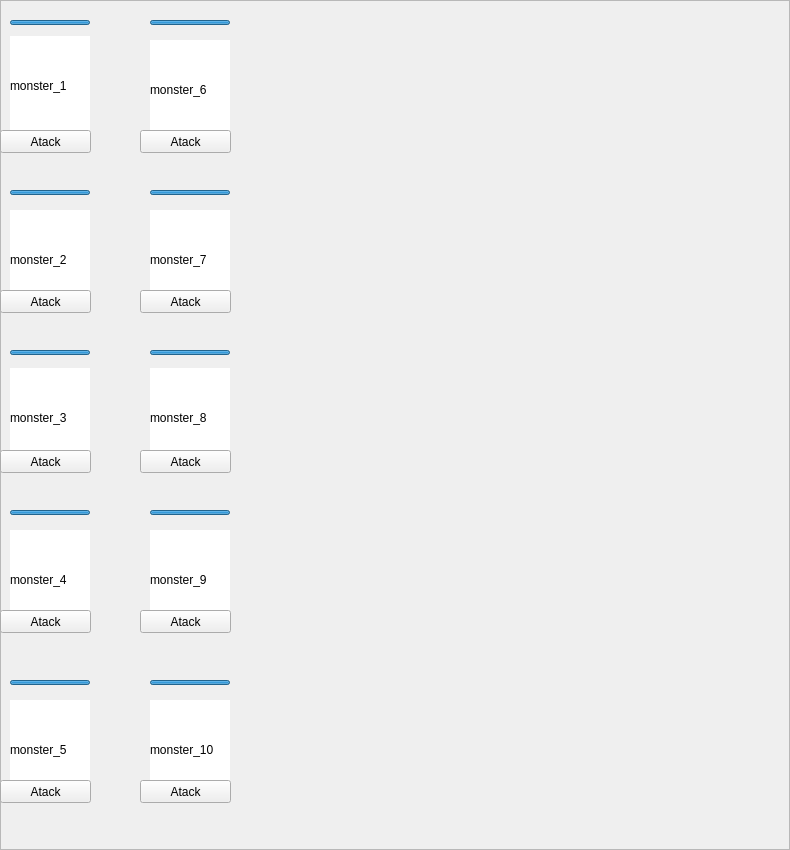
                   <widget class="QFrame" name="frame_2">
                    <property name="geometry">
                     <rect>
                      <x>0</x>
                      <y>0</y>
                      <width>790</width>
                      <height>850</height>
                     </rect>
                    </property>
                    <property name="minimumSize">
                     <size>
                      <width>790</width>
                      <height>850</height>
                     </size>
                    </property>
                    <property name="styleSheet">
                     <string notr="true"/>
                    </property>
                    <property name="frameShape">
                     <enum>QFrame::StyledPanel</enum>
                    </property>
                    <property name="frameShadow">
                     <enum>QFrame::Raised</enum>
                    </property>
                    <widget class="QLabel" name="Monster_1_QLabel">
                     <property name="geometry">
                      <rect>
                       <x>10</x>
                       <y>36</y>
                       <width>80</width>
                       <height>100</height>
                      </rect>
                     </property>
                     <property name="minimumSize">
                      <size>
                       <width>80</width>
                       <height>100</height>
                      </size>
                     </property>
                     <property name="maximumSize">
                      <size>
                       <width>80</width>
                       <height>100</height>
                      </size>
                     </property>
                     <property name="styleSheet">
                      <string notr="true">background-color: rgb(255, 255, 255);</string>
                     </property>
                     <property name="text">
                      <string>monster_1</string>
                     </property>
                    </widget>
                    <widget class="QLabel" name="Monster_2_QLabel">
                     <property name="geometry">
                      <rect>
                       <x>10</x>
                       <y>210</y>
                       <width>80</width>
                       <height>100</height>
                      </rect>
                     </property>
                     <property name="minimumSize">
                      <size>
                       <width>80</width>
                       <height>100</height>
                      </size>
                     </property>
                     <property name="maximumSize">
                      <size>
                       <width>80</width>
                       <height>100</height>
                      </size>
                     </property>
                     <property name="styleSheet">
                      <string notr="true">background-color: rgb(255, 255, 255);</string>
                     </property>
                     <property name="text">
                      <string>monster_2</string>
                     </property>
                    </widget>
                    <widget class="QLabel" name="Monster_3_QLabel">
                     <property name="geometry">
                      <rect>
                       <x>10</x>
                       <y>368</y>
                       <width>80</width>
                       <height>100</height>
                      </rect>
                     </property>
                     <property name="minimumSize">
                      <size>
                       <width>80</width>
                       <height>100</height>
                      </size>
                     </property>
                     <property name="maximumSize">
                      <size>
                       <width>80</width>
                       <height>100</height>
                      </size>
                     </property>
                     <property name="styleSheet">
                      <string notr="true">background-color: rgb(255, 255, 255);</string>
                     </property>
                     <property name="text">
                      <string>monster_3</string>
                     </property>
                    </widget>
                    <widget class="QLabel" name="Monster_4_QLabel">
                     <property name="geometry">
                      <rect>
                       <x>10</x>
                       <y>530</y>
                       <width>80</width>
                       <height>100</height>
                      </rect>
                     </property>
                     <property name="minimumSize">
                      <size>
                       <width>80</width>
                       <height>100</height>
                      </size>
                     </property>
                     <property name="maximumSize">
                      <size>
                       <width>80</width>
                       <height>100</height>
                      </size>
                     </property>
                     <property name="styleSheet">
                      <string notr="true">background-color: rgb(255, 255, 255);</string>
                     </property>
                     <property name="text">
                      <string>monster_4</string>
                     </property>
                    </widget>
                    <widget class="QLabel" name="Monster_5_QLabel">
                     <property name="geometry">
                      <rect>
                       <x>10</x>
                       <y>700</y>
                       <width>80</width>
                       <height>100</height>
                      </rect>
                     </property>
                     <property name="minimumSize">
                      <size>
                       <width>80</width>
                       <height>100</height>
                      </size>
                     </property>
                     <property name="maximumSize">
                      <size>
                       <width>80</width>
                       <height>100</height>
                      </size>
                     </property>
                     <property name="styleSheet">
                      <string notr="true">background-color: rgb(255, 255, 255);</string>
                     </property>
                     <property name="text">
                      <string>monster_5</string>
                     </property>
                    </widget>
                    <widget class="QLabel" name="Monster_10_QLabel">
                     <property name="geometry">
                      <rect>
                       <x>150</x>
                       <y>700</y>
                       <width>80</width>
                       <height>100</height>
                      </rect>
                     </property>
                     <property name="minimumSize">
                      <size>
                       <width>80</width>
                       <height>100</height>
                      </size>
                     </property>
                     <property name="maximumSize">
                      <size>
                       <width>80</width>
                       <height>100</height>
                      </size>
                     </property>
                     <property name="styleSheet">
                      <string notr="true">background-color: rgb(255, 255, 255);</string>
                     </property>
                     <property name="text">
                      <string>monster_10</string>
                     </property>
                    </widget>
                    <widget class="QLabel" name="Monster_9_QLabel">
                     <property name="geometry">
                      <rect>
                       <x>150</x>
                       <y>530</y>
                       <width>80</width>
                       <height>100</height>
                      </rect>
                     </property>
                     <property name="minimumSize">
                      <size>
                       <width>80</width>
                       <height>100</height>
                      </size>
                     </property>
                     <property name="maximumSize">
                      <size>
                       <width>80</width>
                       <height>100</height>
                      </size>
                     </property>
                     <property name="styleSheet">
                      <string notr="true">background-color: rgb(255, 255, 255);</string>
                     </property>
                     <property name="text">
                      <string>monster_9</string>
                     </property>
                    </widget>
                    <widget class="QLabel" name="Monster_8_QLabel">
                     <property name="geometry">
                      <rect>
                       <x>150</x>
                       <y>368</y>
                       <width>80</width>
                       <height>100</height>
                      </rect>
                     </property>
                     <property name="minimumSize">
                      <size>
                       <width>80</width>
                       <height>100</height>
                      </size>
                     </property>
                     <property name="maximumSize">
                      <size>
                       <width>80</width>
                       <height>100</height>
                      </size>
                     </property>
                     <property name="styleSheet">
                      <string notr="true">background-color: rgb(255, 255, 255);</string>
                     </property>
                     <property name="text">
                      <string>monster_8</string>
                     </property>
                    </widget>
                    <widget class="QLabel" name="Monster_7_QLabel">
                     <property name="geometry">
                      <rect>
                       <x>150</x>
                       <y>210</y>
                       <width>80</width>
                       <height>100</height>
                      </rect>
                     </property>
                     <property name="minimumSize">
                      <size>
                       <width>80</width>
                       <height>100</height>
                      </size>
                     </property>
                     <property name="maximumSize">
                      <size>
                       <width>80</width>
                       <height>100</height>
                      </size>
                     </property>
                     <property name="styleSheet">
                      <string notr="true">background-color: rgb(255, 255, 255);</string>
                     </property>
                     <property name="text">
                      <string>monster_7</string>
                     </property>
                    </widget>
                    <widget class="QLabel" name="Monster_6_QLabel">
                     <property name="geometry">
                      <rect>
                       <x>150</x>
                       <y>40</y>
                       <width>80</width>
                       <height>100</height>
                      </rect>
                     </property>
                     <property name="minimumSize">
                      <size>
                       <width>80</width>
                       <height>100</height>
                      </size>
                     </property>
                     <property name="maximumSize">
                      <size>
                       <width>80</width>
                       <height>100</height>
                      </size>
                     </property>
                     <property name="styleSheet">
                      <string notr="true">background-color: rgb(255, 255, 255);</string>
                     </property>
                     <property name="text">
                      <string>monster_6</string>
                     </property>
                    </widget>
                    <widget class="QPushButton" name="Monster_1_QButton">
                     <property name="geometry">
                      <rect>
                       <x>0</x>
                       <y>130</y>
                       <width>91</width>
                       <height>23</height>
                      </rect>
                     </property>
                     <property name="text">
                      <string>Atack</string>
                     </property>
                    </widget>
                    <widget class="QPushButton" name="Monster_6_QButton">
                     <property name="geometry">
                      <rect>
                       <x>140</x>
                       <y>130</y>
                       <width>91</width>
                       <height>23</height>
                      </rect>
                     </property>
                     <property name="text">
                      <string>Atack</string>
                     </property>
                     <property name="checkable">
                      <bool>false</bool>
                     </property>
                    </widget>
                    <widget class="QPushButton" name="Monster_7_QButton">
                     <property name="geometry">
                      <rect>
                       <x>140</x>
                       <y>290</y>
                       <width>91</width>
                       <height>23</height>
                      </rect>
                     </property>
                     <property name="text">
                      <string>Atack</string>
                     </property>
                    </widget>
                    <widget class="QPushButton" name="Monster_2_QButton">
                     <property name="geometry">
                      <rect>
                       <x>0</x>
                       <y>290</y>
                       <width>91</width>
                       <height>23</height>
                      </rect>
                     </property>
                     <property name="text">
                      <string>Atack</string>
                     </property>
                    </widget>
                    <widget class="QPushButton" name="Monster_8_QButton">
                     <property name="geometry">
                      <rect>
                       <x>140</x>
                       <y>450</y>
                       <width>91</width>
                       <height>23</height>
                      </rect>
                     </property>
                     <property name="text">
                      <string>Atack</string>
                     </property>
                    </widget>
                    <widget class="QPushButton" name="Monster_3_QButton">
                     <property name="geometry">
                      <rect>
                       <x>0</x>
                       <y>450</y>
                       <width>91</width>
                       <height>23</height>
                      </rect>
                     </property>
                     <property name="text">
                      <string>Atack</string>
                     </property>
                    </widget>
                    <widget class="QPushButton" name="Monster_9_QButton">
                     <property name="geometry">
                      <rect>
                       <x>140</x>
                       <y>610</y>
                       <width>91</width>
                       <height>23</height>
                      </rect>
                     </property>
                     <property name="text">
                      <string>Atack</string>
                     </property>
                    </widget>
                    <widget class="QPushButton" name="Monster_4_QButton">
                     <property name="geometry">
                      <rect>
                       <x>0</x>
                       <y>610</y>
                       <width>91</width>
                       <height>23</height>
                      </rect>
                     </property>
                     <property name="text">
                      <string>Atack</string>
                     </property>
                    </widget>
                    <widget class="QPushButton" name="Monster_10_QButton">
                     <property name="geometry">
                      <rect>
                       <x>140</x>
                       <y>780</y>
                       <width>91</width>
                       <height>23</height>
                      </rect>
                     </property>
                     <property name="text">
                      <string>Atack</string>
                     </property>
                    </widget>
                    <widget class="QPushButton" name="Monster_5_QButton">
                     <property name="geometry">
                      <rect>
                       <x>0</x>
                       <y>780</y>
                       <width>91</width>
                       <height>23</height>
                      </rect>
                     </property>
                     <property name="text">
                      <string>Atack</string>
                     </property>
                    </widget>
                    <widget class="QProgressBar" name="Monster_1_QProgressBar">
                     <property name="geometry">
                      <rect>
                       <x>10</x>
                       <y>20</y>
                       <width>80</width>
                       <height>5</height>
                      </rect>
                     </property>
                     <property name="styleSheet">
                      <string notr="true"/>
                     </property>
                     <property name="value">
                      <number>100</number>
                     </property>
                     <property name="textVisible">
                      <bool>false</bool>
                     </property>
                     <property name="textDirection">
                      <enum>QProgressBar::TopToBottom</enum>
                     </property>
                     <property name="format">
                      <string/>
                     </property>
                    </widget>
                    <widget class="QProgressBar" name="Monster_1_QProgressBar_3">
                     <property name="geometry">
                      <rect>
                       <x>150</x>
                       <y>20</y>
                       <width>80</width>
                       <height>5</height>
                      </rect>
                     </property>
                     <property name="value">
                      <number>100</number>
                     </property>
                     <property name="textVisible">
                      <bool>false</bool>
                     </property>
                     <property name="textDirection">
                      <enum>QProgressBar::TopToBottom</enum>
                     </property>
                     <property name="format">
                      <string/>
                     </property>
                    </widget>
                    <widget class="QProgressBar" name="Monster_1_QProgressBar_4">
                     <property name="geometry">
                      <rect>
                       <x>10</x>
                       <y>190</y>
                       <width>80</width>
                       <height>5</height>
                      </rect>
                     </property>
                     <property name="value">
                      <number>100</number>
                     </property>
                     <property name="textVisible">
                      <bool>false</bool>
                     </property>
                     <property name="textDirection">
                      <enum>QProgressBar::TopToBottom</enum>
                     </property>
                     <property name="format">
                      <string/>
                     </property>
                    </widget>
                    <widget class="QProgressBar" name="Monster_1_QProgressBar_5">
                     <property name="geometry">
                      <rect>
                       <x>150</x>
                       <y>190</y>
                       <width>80</width>
                       <height>5</height>
                      </rect>
                     </property>
                     <property name="value">
                      <number>100</number>
                     </property>
                     <property name="textVisible">
                      <bool>false</bool>
                     </property>
                     <property name="textDirection">
                      <enum>QProgressBar::TopToBottom</enum>
                     </property>
                     <property name="format">
                      <string/>
                     </property>
                    </widget>
                    <widget class="QProgressBar" name="Monster_1_QProgressBar_6">
                     <property name="geometry">
                      <rect>
                       <x>150</x>
                       <y>350</y>
                       <width>80</width>
                       <height>5</height>
                      </rect>
                     </property>
                     <property name="value">
                      <number>100</number>
                     </property>
                     <property name="textVisible">
                      <bool>false</bool>
                     </property>
                     <property name="textDirection">
                      <enum>QProgressBar::TopToBottom</enum>
                     </property>
                     <property name="format">
                      <string/>
                     </property>
                    </widget>
                    <widget class="QProgressBar" name="Monster_1_QProgressBar_7">
                     <property name="geometry">
                      <rect>
                       <x>10</x>
                       <y>350</y>
                       <width>80</width>
                       <height>5</height>
                      </rect>
                     </property>
                     <property name="value">
                      <number>100</number>
                     </property>
                     <property name="textVisible">
                      <bool>false</bool>
                     </property>
                     <property name="textDirection">
                      <enum>QProgressBar::TopToBottom</enum>
                     </property>
                     <property name="format">
                      <string/>
                     </property>
                    </widget>
                    <widget class="QProgressBar" name="Monster_1_QProgressBar_8">
                     <property name="geometry">
                      <rect>
                       <x>150</x>
                       <y>510</y>
                       <width>80</width>
                       <height>5</height>
                      </rect>
                     </property>
                     <property name="value">
                      <number>100</number>
                     </property>
                     <property name="textVisible">
                      <bool>false</bool>
                     </property>
                     <property name="textDirection">
                      <enum>QProgressBar::TopToBottom</enum>
                     </property>
                     <property name="format">
                      <string/>
                     </property>
                    </widget>
                    <widget class="QProgressBar" name="Monster_1_QProgressBar_9">
                     <property name="geometry">
                      <rect>
                       <x>10</x>
                       <y>510</y>
                       <width>80</width>
                       <height>5</height>
                      </rect>
                     </property>
                     <property name="value">
                      <number>100</number>
                     </property>
                     <property name="textVisible">
                      <bool>false</bool>
                     </property>
                     <property name="textDirection">
                      <enum>QProgressBar::TopToBottom</enum>
                     </property>
                     <property name="format">
                      <string/>
                     </property>
                    </widget>
                    <widget class="QProgressBar" name="Monster_1_QProgressBar_10">
                     <property name="geometry">
                      <rect>
                       <x>150</x>
                       <y>680</y>
                       <width>80</width>
                       <height>5</height>
                      </rect>
                     </property>
                     <property name="value">
                      <number>100</number>
                     </property>
                     <property name="textVisible">
                      <bool>false</bool>
                     </property>
                     <property name="textDirection">
                      <enum>QProgressBar::TopToBottom</enum>
                     </property>
                     <property name="format">
                      <string/>
                     </property>
                    </widget>
                    <widget class="QProgressBar" name="Monster_1_QProgressBar_11">
                     <property name="geometry">
                      <rect>
                       <x>10</x>
                       <y>680</y>
                       <width>80</width>
                       <height>5</height>
                      </rect>
                     </property>
                     <property name="value">
                      <number>100</number>
                     </property>
                     <property name="textVisible">
                      <bool>false</bool>
                     </property>
                     <property name="textDirection">
                      <enum>QProgressBar::TopToBottom</enum>
                     </property>
                     <property name="format">
                      <string/>
                     </property>
                    </widget>
                   </widget>
